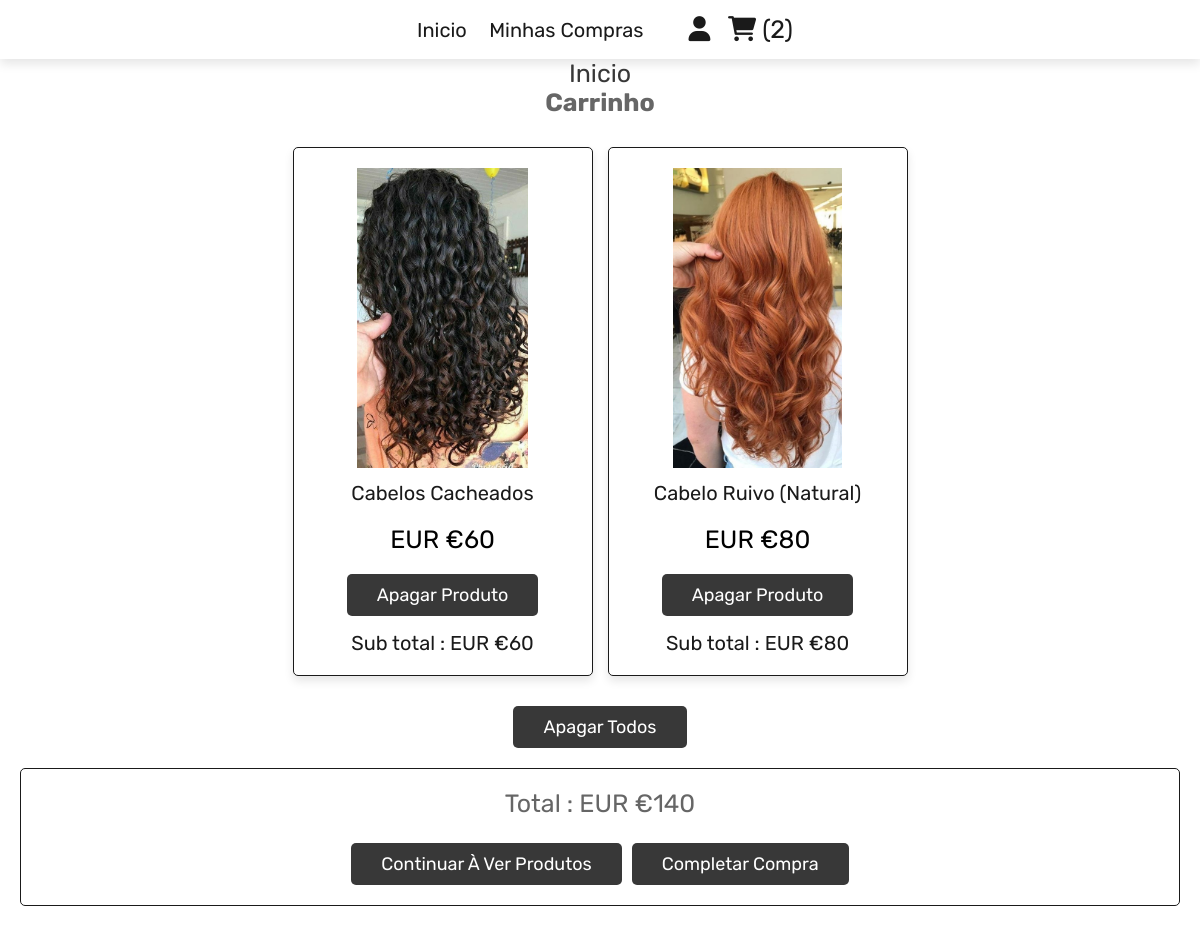
Page /loja/cart.php (signed in) on the committed database.
### tables this page shows
CREATE TABLE `cart` (
  `cart_id` int(100) NOT NULL,
  `user_id` int(100) NOT NULL,
  `name` varchar(100) NOT NULL,
  `price` int(100) NOT NULL,
  `quantity` int(100) NOT NULL,
  `image` varchar(100) NOT NULL,
  `ProductID` int(10) DEFAULT NULL
);

### loja/cart.php (the view, shortened to what this page needs)
<?php
$conn = mysqli_connect('localhost','root','','altair') or die('connection failed');
$user_id = $_SESSION['user_id'];
?>
<!DOCTYPE html>
<html lang="pt">
<head>
    <link rel="stylesheet" href="../style/style.css">
    <link rel="stylesheet" href="../style/header.css">
    <link rel="stylesheet" href="../style/portability.css">
    <link rel="stylesheet" href="../style/footer.css">
    <link rel="stylesheet" href="../style/conteiners.css">
    <link rel="stylesheet" href="../style/popup.css">
    <link rel="stylesheet" href="https://cdnjs.cloudflare.com/ajax/libs/font-awesome/6.0.0/css/all.min.css">
</head>
<body>
   <?php include 'header-store.php'; ?>
      <div class="heading">
         <p><a href="home.php">Inicio</a><br>
            <strong>Carrinho</strong></p>
      </div>
   <section class="shopping-cart">
      <div class="box-container">
      <?php
         $grand_total = 0;
         $select_cart = mysqli_query($conn, "SELECT * FROM `cart` WHERE user_id = '$user_id'") or die('query failed');
         if(mysqli_num_rows($select_cart) > 0){
            while($fetch_cart = mysqli_fetch_assoc($select_cart)){
      ?>
      <div class="box">
         <img src="../adm_directories/uploaded_img/<?php echo $fetch_cart['image'];?>" alt="">
         <div class="name"><?php echo $fetch_cart['name']; ?></div>
         <div class="price">EUR €<?php echo $fetch_cart['price']; ?></div>
         <a href="cart.php?delete=<?php echo $fetch_cart['cart_id']; ?>" class="btn" onclick="return confirm('Apagar este produto do carrinho?');">Apagar Produto</a><br>
         <div class="sub-total"> Sub total : <span> EUR €<?php echo $sub_total = ($fetch_cart['quantity'] * $fetch_cart['price']); ?></span> </div>
      </div>
      <?php
      $grand_total += $sub_total;
         }
      }else{
         echo '<p class="empty">Seu carrinho está fazio</p>';
      }
      ?>
      </div>
      <div style="margin-top: 2rem; text-align:center;">
         <a href="cart.php?delete_all" class="btn <?php echo ($grand_total > 1)?'':'disabled'; ?>" onclick="return confirm('Apagar produto do seu carrinho?');">Apagar todos</a>
      </div>
      <div class="cart-total">
         <p> Total : <span>EUR €<?php echo $grand_total;?></span></p>
         <div class="flex">
            <a href="loja.php" class="btn">Continuar à ver produtos</a>
            <a href="checkout.php" class="btn <?php echo ($grand_total > 1)?'':'disabled'; ?>">Completar compra</a>
         </div>
      </div>
   </section>
</body>
</html>

### style/style.css (style rules this page uses)
:root { --gray:#383838; --black:#1a1a1a; --white:#fff; --light-color:#666; --light-white:#ccc; --light-bg:#f5f5f5; --border:.1rem solid var(--black); --box-shadow:0 .5rem 1rem rgba(0,0,0,.1); --whatsapp-color:rgb(37, 211,102); }
* { font-family: 'Rubik', sans-serif; margin:0; padding:0; box-sizing: border-box; outline: none; border:none; text-decoration: none; transition:all .2s linear; animation: fade-up 0.5s; }
*, *:before, *:after { box-sizing: border-box; }
html { scroll-behavior: smooth; font-size: 62.5%; overflow-x: hidden; }
section { padding: 3rem 2rem; }
.btn, .delete-btn, .white-btn { display: inline-block; margin-top: 1rem; padding:1rem 3rem; cursor: pointer; color:var(--white); font-size: 1.8rem; border-radius: .5rem; text-transform: capitalize; }
.white-btn, .btn { background-color: var(--gray); }
.heading { min-height: 7vh; display: flex; flex-flow: column; align-items: center; justify-content: center; gap:1rem; background: url(../images/heading-bg.webp) no-repeat; background-size: cover; background-position: center; text-align: center; }
.heading p { font-size: 2.5rem; color:var(--light-color); }
.heading p a { color:var(--gray); }

### style/header.css (style rules this page uses)
:root { --gray:#383838; --black:#1a1a1a; --white:#fff; --light-color:#666; --light-white:#ccc; --light-bg:#f5f5f5; --border:.1rem solid var(--black); --box-shadow:0 .5rem 1rem rgba(0,0,0,.1); --whatsapp-color:rgb(37, 211,102); }

### style/portability.css (style rules this page uses)
:root { --gray:#383838; --black:#1a1a1a; --white:#fff; --light-color:#666; --light-white:#ccc; --light-bg:#f5f5f5; --border:.1rem solid var(--black); --box-shadow:0 .5rem 1rem rgba(0,0,0,.1); --whatsapp-color:rgb(37, 211,102); }

### style/footer.css (style rules this page uses)
:root { --gray:#383838; --black:#1a1a1a; --white:#fff; --light-color:#666; --light-white:#ccc; --light-bg:#f5f5f5; --border:.1rem solid var(--black); --box-shadow:0 .5rem 1rem rgba(0,0,0,.1); --whatsapp-color:rgb(37, 211,102); }

### style/conteiners.css (style rules this page uses)
:root { --gray:#383838; --black:#1a1a1a; --white:#fff; --light-color:#666; --light-white:#ccc; --light-bg:#f5f5f5; --border:.1rem solid var(--black); --box-shadow:0 .5rem 1rem rgba(0,0,0,.1); --whatsapp-color:rgb(37, 211,102); }
.shopping-cart .box-container { max-width: 1200px; margin:0 auto; display: grid; grid-template-columns: repeat(auto-fit, 30rem); align-items: center; gap:1.5rem; justify-content: center; }
.shopping-cart .box-container .box { text-align: center; padding:2rem; border-radius: .5rem; background-color: var(--white); box-shadow: var(--box-shadow); position: relative; border:var(--border); }
.shopping-cart .box-container .box img { height: 30rem; }
.shopping-cart .box-container .box .name { padding:1rem 0; font-size: 2rem; color:var(--black); }
.shopping-cart .box-container .box .price { padding:1rem 0; font-size: 2.5rem; color:var(--red); }
.shopping-cart .box-container .box .sub-total { padding-top: 1.5rem; font-size: 2rem; color:var(--black); }
.shopping-cart .box-container .box .sub-total span { color:var(--red); }
.shopping-cart .cart-total { max-width: 1200px; margin:0 auto; border:var(--border); padding:2rem; text-align: center; margin-top: 2rem; border-radius: .5rem; }
.shopping-cart .cart-total p { font-size: 2.5rem; color:var(--light-color); }
.shopping-cart .cart-total p span { color:var(--red); }
.shopping-cart .cart-total .flex { display: flex; flex-wrap: wrap; column-gap:1rem; margin-top: 1.5rem; justify-content: center; }

### style/popup.css (style rules this page uses)
:root { --gray:#383838; --black:#1a1a1a; --white:#fff; --light-color:#666; --light-white:#ccc; --light-bg:#f5f5f5; --border:.1rem solid var(--black); --box-shadow:0 .5rem 1rem rgba(0,0,0,.1); --whatsapp-color:rgb(37, 211,102); }

### rows in the picture
cart: image (picture), name "Cabelos Cacheados", price "60"
cart: image (picture), name "Cabelo Ruivo (Natural)", price "80"

### other values in the picture
$cart_rows_number "2"
$grand_total "140"
